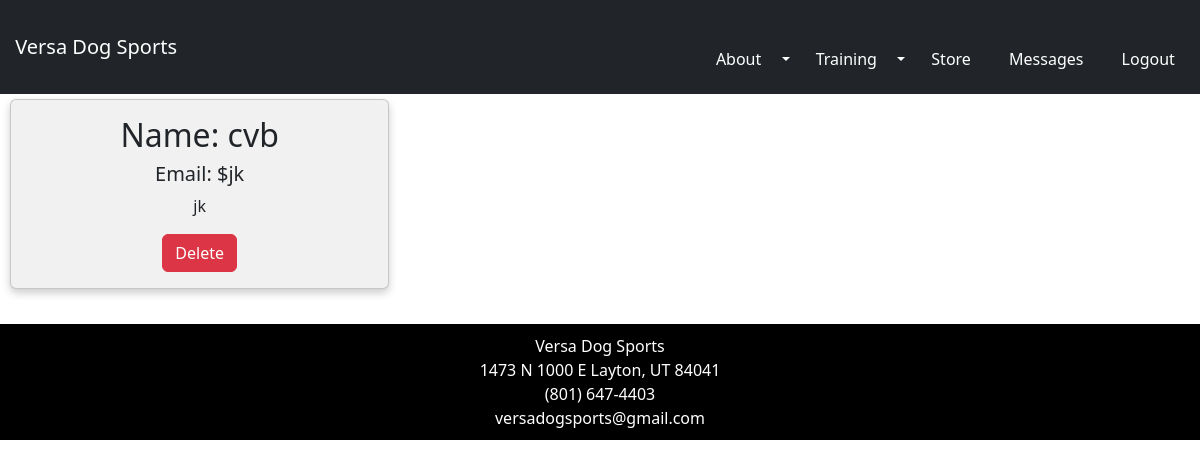
The page /contact_list/ (signed in) on the database its author committed.
### dog/models.py (models this page shows, shortened)
class Contact(models.Model):
    contact_name = models.CharField(max_length=200)
    contact_email = models.CharField(max_length=200)
    contact_message = models.CharField(max_length=800)

### dog/views.py (the view)
# urls.py: path('contact_list/', views.contact_list, name="contact_list"),
def contact_list(request):
    contacts_list = Contact.objects.all()
    context = {
        'contacts_list':  contacts_list,
    }
    return render(request,'dog/contact_list.html', context)

### dog/templates/dog/contact_list.html (shortened to what this page needs)
{% extends 'dog/base.html' %}
    {% block body %}
    <div class="row">
       {% for contact in contacts_list %}
           <div class="column">
             <div class="card">
                    <div >
                       <h2>Name: {{contact.contact_name}}</h2>
                   </div>
                   <div>
                        <h5>Email: ${{contact.contact_email}}</h5>
                    </div>
                   <div >
                       <p>{{contact.contact_message}}</p>
                   </div>
                   <div >
                       <a href="{% url 'dog:delete_contact' contact.id %}" class="btn btn-danger">Delete</a>
                   </div>
               </div>
           </div>
       {% endfor %}
    </div>
{% endblock %}

### dog/static/dog/style.css (style rules this page uses)
body { text-align: center; }
.column { float: left; width: 33%; padding: 0 10px; padding-top: 10px; margin-left: 5px; }
.row { margin: -5px -5px; }
.row:after { content: ""; display: table; clear: both; }
.card { box-shadow: 0 4px 8px 0 rgba(0, 0, 0, 0.2); padding: 16px; text-align: center; background-color: #f1f1f1; }

### rows shown on the page
Contact: contact_name "cvb", contact_email "jk", contact_message "jk"
